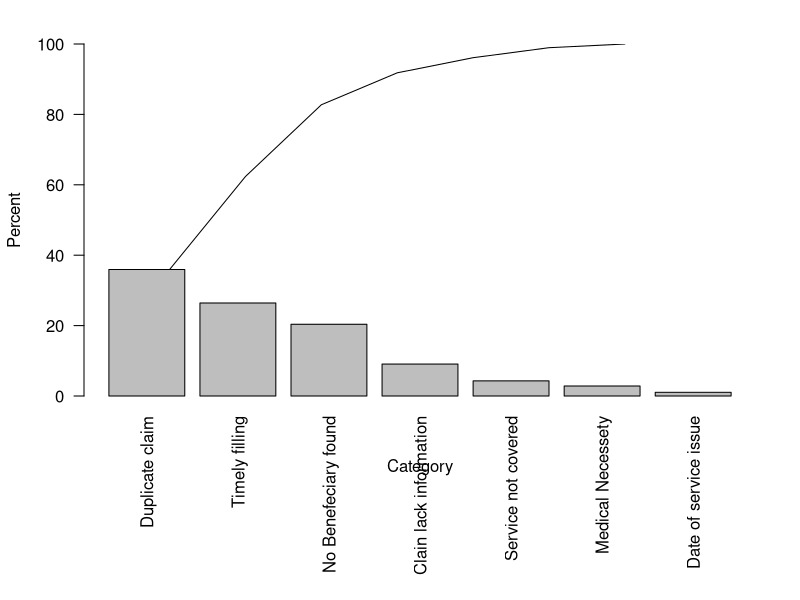

R code for this plot:
#read data, sort it and calculate percents & cummulative percent
data <- read.csv("ch05p071.txt", header=TRUE);
data <- data[order(-data$Count), ];
data$Percent <- data$Count / sum(data$Count) * 100;
data$CumPercent <- cumsum(data$Percent);

#plot paretto diagram
png(filename="ch05p071.png")
#add margin for labels at bottom
par(mar = c(10, 4, 2, 2) + 0.2)
#bar diagram of categories
barplot(data$Percent, ylab="Percent", xlab="Category", names.arg=data$Type, las=2, ylim=c(0, 100));
lines(data$CumPercent);
dev.off()
